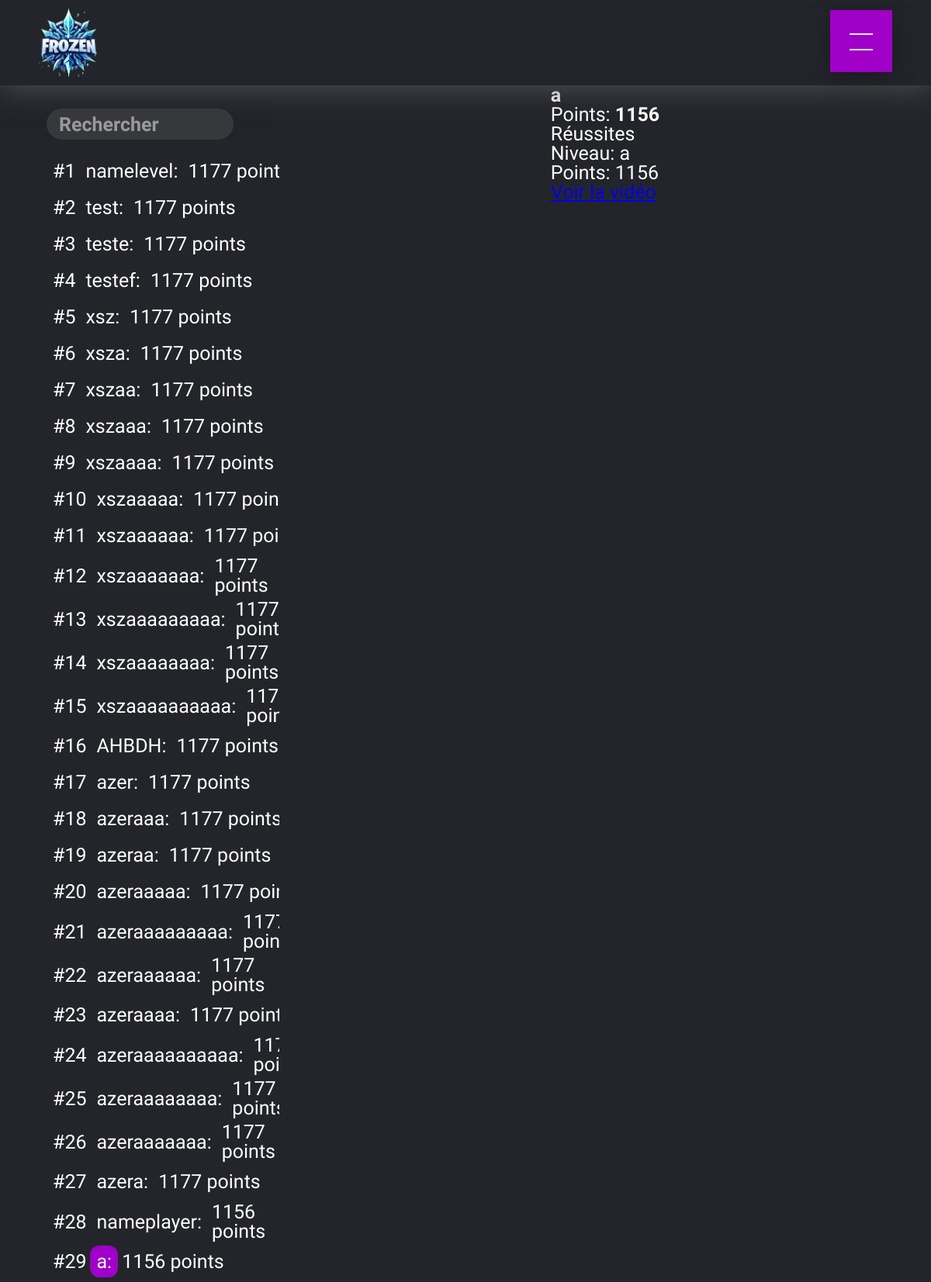
/classement/a, run on an earlier commit of the app's database.
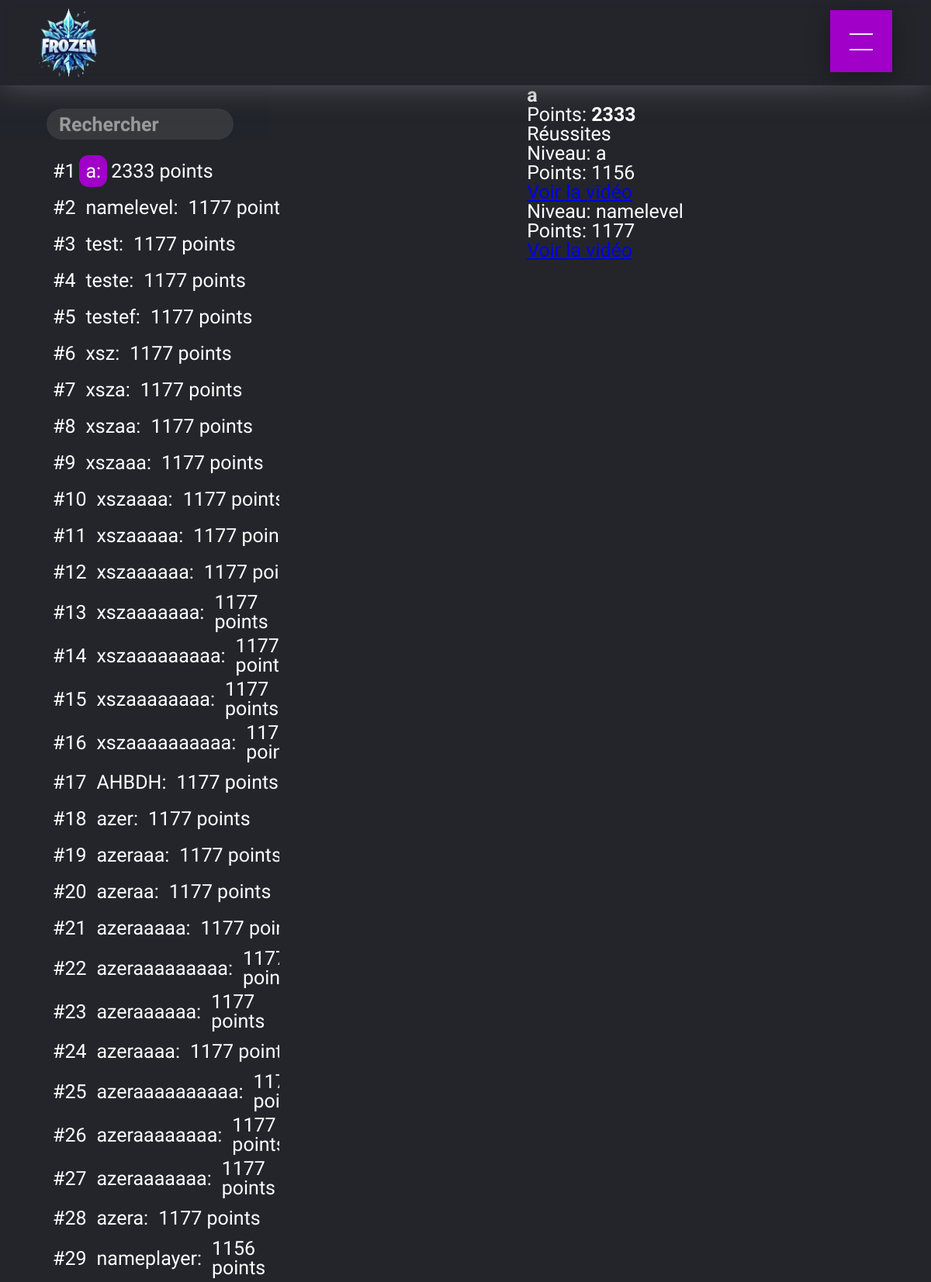
And on a later commit of the database.
### tables this page shows
CREATE TABLE Joueur (
        id INTEGER PRIMARY KEY AUTOINCREMENT,
        nom TEXT NOT NULL UNIQUE,
        points INTEGER DEFAULT 0
    );

CREATE TABLE ReussiteNiveau (
        joueur_id INTEGER,
        niveau_id INTEGER,
        video_url TEXT,
        createurs TEXT,
        FOREIGN KEY (joueur_id) REFERENCES Joueur(id),
        FOREIGN KEY (niveau_id) REFERENCES Niveau(id),
        PRIMARY KEY (joueur_id, niveau_id)
    );

CREATE TABLE Niveau (
        id INTEGER PRIMARY KEY AUTOINCREMENT,
        nom TEXT NOT NULL UNIQUE,
        createurs TEXT NOT NULL,
        verifier TEXT,
        publisher TEXT,
        id_niveau INTEGER UNIQUE,
        points INTEGER NOT NULL,
        classement INTEGER,
        victoires INTEGER DEFAULT 0,
        mot_de_passe TEXT,
        video_url TEXT
    );

### app.py (the view)
@app.route('/classement/<string:nom>')
def joueur(nom):
    active_page = 'classement'
    connection = sqlite3.connect('DataBase.db')
    cursor = connection.cursor()
    cursor.execute('SELECT id, nom, points FROM Joueur WHERE nom = ?', (nom,))
    joueur = cursor.fetchone()
    if joueur is None:
        return redirect(url_for('classement'))
    joueur_id = joueur[0]
    cursor.execute('''
        SELECT Niveau.nom, Niveau.points, ReussiteNiveau.video_url
        FROM ReussiteNiveau
        JOIN Niveau ON ReussiteNiveau.niveau_id = Niveau.id
        WHERE ReussiteNiveau.joueur_id = ?
    ''', (joueur_id,))
    reussites = cursor.fetchall()
    cursor.execute('SELECT id, nom, points FROM Joueur ORDER BY points DESC')
    joueurs = cursor.fetchall()
    connection.close()
    return render_template('classement_joueur.html', joueur=joueur, reussites=reussites, joueurs=joueurs, selected_joueur=nom, active_page=active_page)

### templates/classement_joueur.html
{% extends 'layout.html' %}
{% block styles %}
<link href="../static/classement/classement.css" rel="stylesheet">
{% endblock %}
{% block content %}
<div class="page-content">
    <div class="wrapper">
        <div class="home-left">
            <div class="searchinput-container">
                <div class="inputbackground">
                    <input class="searchInput" type="text" id="searchInput" onkeyup="filterLevels()" placeholder="Rechercher" autocomplete="off">
                </div>
            </div>
            <div class="home-left-container">
                <ul id="levelsList">
                    {% for joueur_item in joueurs %}
                        <div class="classement_nom_du_joueur">
                            <p class="classement_nom_du_joueur_position">#{{ loop.index }}</p>
                            <a class="home-right-container-wrapper {% if joueur_item[1] == selected_joueur %}selected{% endif %}" href="{{ url_for('joueur', nom=joueur_item[1]) }}">
                                {{ joueur_item[1] }}:
                            </a>
                            <p class="home-right-container-paragraph">{{ joueur_item[2] }} points</p>
                        </div>
                    {% endfor %}
                </ul>
            </div>
        </div>
        <div class="home-right">
            <div class="home-right-container">
                <div class="home-right-wrapper">
                    <h1 class="title"><span id="bold">{{ joueur[1] }}</span></h1>
                    <p>Points: <span id="bold">{{ joueur[2] }}</span></p>
                    <h2 class="h2">Réussites</h2>
                    <div class="reussites">
                        <ul>
                            {% for reussite in reussites %}
                                <li class="reussite">
                                    <div>
                                        <p>Niveau: {{ reussite[0] }}</p>
                                        <p>Points: {{ reussite[1] }}</p>
                                        <a href="{{ reussite[2] }}">Voir la vidéo</a>
                                    </div>
                                </li>
                            {% endfor %}
                        </ul>
                    </div>
                </div>
            </div>
        </div>
    </div>
</div>
{% endblock %}

### templates/layout.html (shortened to what this page needs)
<!DOCTYPE html>
<html lang="fr">
<head>
    <link href="../static/reset.css" rel="stylesheet">
    {% block styles %}{% endblock %}
    <link href="../static/layout/layout.css" rel="stylesheet" />
</head>
<body>
    <header>
        <div class="mobile">
            <div class="nav-background"></div>
            <a href="/home" class="logo">
                <img src="{{ url_for('static', filename='pictures/logo.png') }}" alt="Logo de la Frozen Liste">
            </a>
            <label for="menu-icon"></label>
            <nav class="nav">
                <ul class="pt-5">
                </ul>
            </nav>
        </div>
    </header>
    <main>
        <div class="main-content">
            {% block content %}{% endblock %}
        </div>
    </main>
</body>
</html>

### static/classement/classement.css (style rules this page uses)
.page-content { overflow: hidden; background-color: #23252B; height: 100vh; }
.wrapper { display: flex; height: calc(100vh - 110px); }
.searchinput-container { width: 30%; position: fixed; }
.searchinput-container .inputbackground { background-color: rgba(35, 37, 43, 0.3960784314); margin-right: 11px; -webkit-backdrop-filter: blur(1px); backdrop-filter: blur(3px); }
.searchInput { width: 60%; height: 40px; border-radius: 300px; border: none; padding: 0px 16px; background-color: #36383B; color: white; font-family: RobotoRegular; font-size: 25px; transition: all 300ms ease-in-out; margin-left: 60px; margin-top: 30px; }
.home-left { height: 100%; width: 30%; max-width: 30%; overflow-y: scroll; margin-top: 110px; display: flex; align-items: flex-start; background-color: #23252B; flex-direction: column; font-family: RobotoRegular; color: white; font-size: 25px; }
.home-left .home-left-container { width: -moz-fit-content; width: fit-content; margin-top: 90px; margin-left: 60px; display: flex; }
.home-left .home-left-container .classement_nom_du_joueur { display: flex; margin-bottom: 6px; align-items: center; margin-left: 8px; }
.home-left .home-left-container .classement_nom_du_joueur .classement_nom_du_joueur_nom, .home-left .home-left-container .classement_nom_du_joueur .classement_nom_du_joueur_position, .home-left .home-left-container .classement_nom_du_joueur .home-right-container-wrapper { color: white; text-decoration: none; font-family: RobotoRegular; }
.home-left .home-left-container .classement_nom_du_joueur .classement_nom_du_joueur_position, .home-left .home-left-container .classement_nom_du_joueur .home-right-container-wrapper .home-right-container-paragraph-2 { margin-right: 5px; }
.home-left .home-left-container .classement_nom_du_joueur .home-right-container-paragraph { margin-left: 5px; }
.home-left .home-left-container .classement_nom_du_joueur .home-right-container-wrapper { padding: 8px; border-radius: 12px; }
.home-left .home-left-container .classement_nom_du_joueur .home-right-container-wrapper.selected { background-color: #A000C7 !important; }
.home-right { height: 100%; width: 70%; overflow-y: scroll; margin-top: 110px; display: flex; justify-content: center; background-color: #23252B; font-family: RobotoRegular; font-size: 25px; color: white; }
.home-left, .home-right { scrollbar-width: thin; scrollbar-color: #5c5c5c #aaaaaa; }
#bold { font-family: RobotoBold; }

What changed in the data, as far as the page shows it:
changed Joueur (number 1 of 29 on the later page): points "1156" → "2333"; moves up the list
added ReussiteNiveau: nom "namelevel", points "1177"
